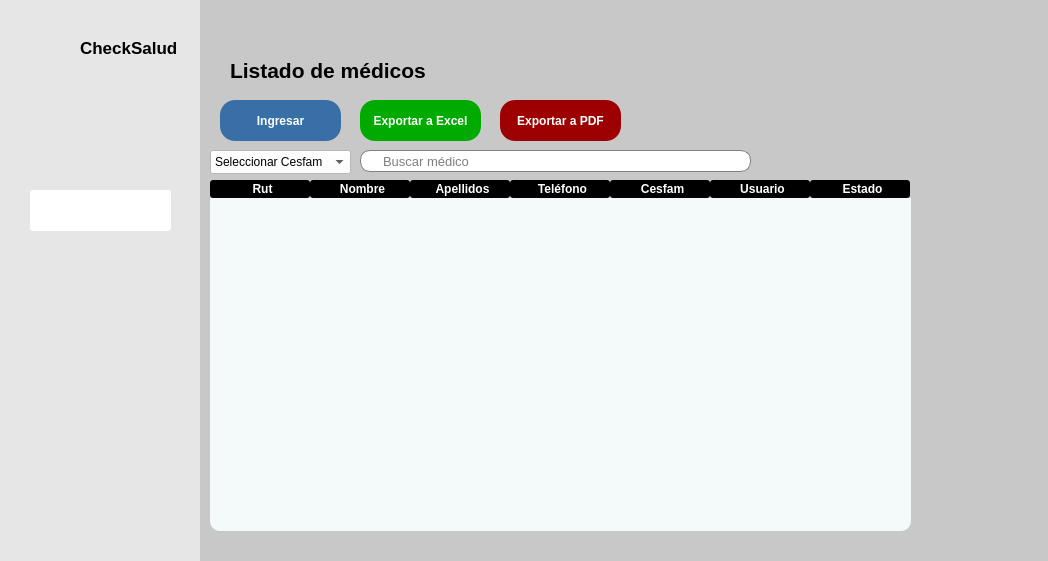
<?xml version="1.0" encoding="UTF-8"?>
<ui version="4.0">
 <class>MainWindow</class>
 <widget class="QMainWindow" name="MainWindow">
  <property name="geometry">
   <rect>
    <x>0</x>
    <y>0</y>
    <width>1048</width>
    <height>561</height>
   </rect>
  </property>
  <property name="maximumSize">
   <size>
    <width>1048</width>
    <height>561</height>
   </size>
  </property>
  <property name="windowTitle">
   <string>Panel de Director</string>
  </property>
  <property name="windowIcon">
   <iconset>
    <normaloff>icons/app.png</normaloff>icons/app.png</iconset>
  </property>
  <widget class="QWidget" name="centralwidget">
   <widget class="QWidget" name="menu_desplegable" native="true">
    <property name="geometry">
     <rect>
      <x>0</x>
      <y>0</y>
      <width>200</width>
      <height>751</height>
     </rect>
    </property>
    <property name="maximumSize">
     <size>
      <width>200</width>
      <height>16777215</height>
     </size>
    </property>
    <property name="styleSheet">
     <string notr="true">QWidget{
	background-color: rgb(230, 230, 230);
	color: black;
}

QPushButton{
	height: 30px;
	border:none;
}</string>
    </property>
    <widget class="QLabel" name="label_2">
     <property name="geometry">
      <rect>
       <x>20</x>
       <y>20</y>
       <width>50</width>
       <height>50</height>
      </rect>
     </property>
     <property name="text">
      <string/>
     </property>
     <property name="pixmap">
      <pixmap>icons/app.png</pixmap>
     </property>
     <property name="scaledContents">
      <bool>true</bool>
     </property>
    </widget>
    <widget class="QLabel" name="label_3">
     <property name="geometry">
      <rect>
       <x>80</x>
       <y>40</y>
       <width>101</width>
       <height>16</height>
      </rect>
     </property>
     <property name="font">
      <font>
       <pointsize>13</pointsize>
       <bold>true</bold>
      </font>
     </property>
     <property name="text">
      <string>CheckSalud</string>
     </property>
    </widget>
    <widget class="QPushButton" name="medicos">
     <property name="geometry">
      <rect>
       <x>30</x>
       <y>190</y>
       <width>141</width>
       <height>41</height>
      </rect>
     </property>
     <property name="styleSheet">
      <string notr="true">QPushButton:checked{
	background-color: rgb(255, 255, 255);
	border-radius:3px;
}</string>
     </property>
     <property name="text">
      <string/>
     </property>
     <property name="icon">
      <iconset>
       <normaloff>icons/medics.png</normaloff>
       <normalon>icons/on_medics.png</normalon>icons/medics.png</iconset>
     </property>
     <property name="iconSize">
      <size>
       <width>300</width>
       <height>40</height>
      </size>
     </property>
     <property name="checkable">
      <bool>true</bool>
     </property>
     <property name="checked">
      <bool>true</bool>
     </property>
     <property name="autoExclusive">
      <bool>true</bool>
     </property>
    </widget>
    <widget class="QPushButton" name="informacion">
     <property name="geometry">
      <rect>
       <x>20</x>
       <y>390</y>
       <width>151</width>
       <height>41</height>
      </rect>
     </property>
     <property name="styleSheet">
      <string notr="true">QPushButton:checked{
	background-color: rgb(255, 255, 255);
	border-radius:3px;
}</string>
     </property>
     <property name="text">
      <string/>
     </property>
     <property name="icon">
      <iconset>
       <normaloff>icons/icon_informacion.png</normaloff>
       <normalon>icons/on_informacion.png</normalon>icons/icon_informacion.png</iconset>
     </property>
     <property name="iconSize">
      <size>
       <width>300</width>
       <height>40</height>
      </size>
     </property>
     <property name="checkable">
      <bool>true</bool>
     </property>
     <property name="autoExclusive">
      <bool>true</bool>
     </property>
    </widget>
    <widget class="QPushButton" name="salir">
     <property name="geometry">
      <rect>
       <x>20</x>
       <y>460</y>
       <width>151</width>
       <height>41</height>
      </rect>
     </property>
     <property name="text">
      <string/>
     </property>
     <property name="icon">
      <iconset>
       <normaloff>icons/icon_salir.png</normaloff>
       <normalon>icons/on_salir.png</normalon>icons/icon_salir.png</iconset>
     </property>
     <property name="iconSize">
      <size>
       <width>300</width>
       <height>40</height>
      </size>
     </property>
     <property name="checkable">
      <bool>true</bool>
     </property>
     <property name="autoExclusive">
      <bool>true</bool>
     </property>
    </widget>
   </widget>
   <widget class="QWidget" name="main" native="true">
    <property name="geometry">
     <rect>
      <x>200</x>
      <y>0</y>
      <width>1000</width>
      <height>571</height>
     </rect>
    </property>
    <property name="maximumSize">
     <size>
      <width>16777215</width>
      <height>16777215</height>
     </size>
    </property>
    <property name="styleSheet">
     <string notr="true">background-color: rgb(200, 200, 200);</string>
    </property>
    <widget class="QPushButton" name="btnExportarMedicoPdf">
     <property name="geometry">
      <rect>
       <x>300</x>
       <y>100</y>
       <width>121</width>
       <height>41</height>
      </rect>
     </property>
     <property name="font">
      <font>
       <pointsize>-1</pointsize>
       <bold>true</bold>
      </font>
     </property>
     <property name="styleSheet">
      <string notr="true">QPushButton{
	
	
	background-color: rgb(157, 0, 0);
	color: white;
	border: none;
	border-radius: 15px;
	font-weight: bold;
	font-size: 12px;
}

QPushButton:hover{
	
	background-color: rgb(13, 35, 41);
}</string>
     </property>
     <property name="text">
      <string>Exportar a PDF</string>
     </property>
    </widget>
    <widget class="QLineEdit" name="txtBuscarMedico">
     <property name="geometry">
      <rect>
       <x>160</x>
       <y>150</y>
       <width>391</width>
       <height>22</height>
      </rect>
     </property>
     <property name="font">
      <font>
       <pointsize>10</pointsize>
      </font>
     </property>
     <property name="styleSheet">
      <string notr="true">QLineEdit{
	padding-left:20px;
	border: 1px solid gray;
	border-radius: 10px;
	background-color: white;
	color: black;
}</string>
     </property>
     <property name="placeholderText">
      <string>Buscar médico</string>
     </property>
    </widget>
    <widget class="QPushButton" name="btnExportarMedicoExcel">
     <property name="geometry">
      <rect>
       <x>160</x>
       <y>100</y>
       <width>121</width>
       <height>41</height>
      </rect>
     </property>
     <property name="font">
      <font>
       <pointsize>-1</pointsize>
       <bold>true</bold>
      </font>
     </property>
     <property name="styleSheet">
      <string notr="true">QPushButton{
	
	background-color: rgb(0, 170, 0);
	color: white;
	border: none;
	border-radius: 15px;
	font-weight: bold;
	font-size: 12px;
}

QPushButton:hover{
	
	background-color: rgb(13, 35, 41);
}</string>
     </property>
     <property name="text">
      <string>Exportar a Excel</string>
     </property>
    </widget>
    <widget class="QTableWidget" name="tabla_medicos">
     <property name="geometry">
      <rect>
       <x>10</x>
       <y>180</y>
       <width>701</width>
       <height>351</height>
      </rect>
     </property>
     <property name="styleSheet">
      <string notr="true">
QHeaderView::section{
	font-weight: bold;
	background-color: black;
	color:white;
	padding-left: 5px;
    border: 1px;
    border-radius: 3px;
	
}

QTableWidget{ 
	alternate-background-color: #B0EDFB;
	background-color: #F4F9FA;
	border: 1px;
	border-radius: 10px;
}</string>
     </property>
     <property name="alternatingRowColors">
      <bool>true</bool>
     </property>
     <column>
      <property name="text">
       <string>Rut</string>
      </property>
     </column>
     <column>
      <property name="text">
       <string>Nombre</string>
      </property>
     </column>
     <column>
      <property name="text">
       <string>Apellidos</string>
      </property>
     </column>
     <column>
      <property name="text">
       <string>Teléfono</string>
      </property>
     </column>
     <column>
      <property name="text">
       <string>Cesfam</string>
      </property>
     </column>
     <column>
      <property name="text">
       <string>Usuario</string>
      </property>
     </column>
     <column>
      <property name="text">
       <string>Estado</string>
      </property>
     </column>
    </widget>
    <widget class="QLabel" name="label_5">
     <property name="geometry">
      <rect>
       <x>30</x>
       <y>50</y>
       <width>201</width>
       <height>41</height>
      </rect>
     </property>
     <property name="font">
      <font>
       <pointsize>16</pointsize>
       <bold>true</bold>
      </font>
     </property>
     <property name="text">
      <string>Listado de médicos</string>
     </property>
    </widget>
    <widget class="QComboBox" name="cbCesfamMedicoBuscar">
     <property name="geometry">
      <rect>
       <x>10</x>
       <y>150</y>
       <width>141</width>
       <height>24</height>
      </rect>
     </property>
     <property name="styleSheet">
      <string notr="true">background-color: rgb(255, 255, 255);</string>
     </property>
     <item>
      <property name="text">
       <string>Seleccionar Cesfam</string>
      </property>
     </item>
     <item>
      <property name="text">
       <string>Santa Julia</string>
      </property>
     </item>
     <item>
      <property name="text">
       <string>Padre Hurtado</string>
      </property>
     </item>
     <item>
      <property name="text">
       <string>Felix de Amesti</string>
      </property>
     </item>
    </widget>
    <widget class="QPushButton" name="btnIngresarMedico">
     <property name="geometry">
      <rect>
       <x>20</x>
       <y>100</y>
       <width>121</width>
       <height>41</height>
      </rect>
     </property>
     <property name="font">
      <font>
       <pointsize>-1</pointsize>
       <bold>true</bold>
      </font>
     </property>
     <property name="styleSheet">
      <string notr="true">QPushButton{
	
	
	background-color: rgb(56, 111, 167);
	color: white;
	border: none;
	border-radius: 15px;
	font-weight: bold;
	font-size: 12px;
}

QPushButton:hover{
	
	background-color: rgb(13, 35, 41);
}</string>
     </property>
     <property name="text">
      <string>Ingresar</string>
     </property>
    </widget>
   </widget>
  </widget>
 </widget>
 <resources>
  <include location="resources.qrc"/>
 </resources>
 <connections>
  <connection>
   <sender>salir</sender>
   <signal>toggled(bool)</signal>
   <receiver>MainWindow</receiver>
   <slot>close()</slot>
   <hints>
    <hint type="sourcelabel">
     <x>253</x>
     <y>481</y>
    </hint>
    <hint type="destinationlabel">
     <x>270</x>
     <y>564</y>
    </hint>
   </hints>
  </connection>
 </connections>
</ui>
